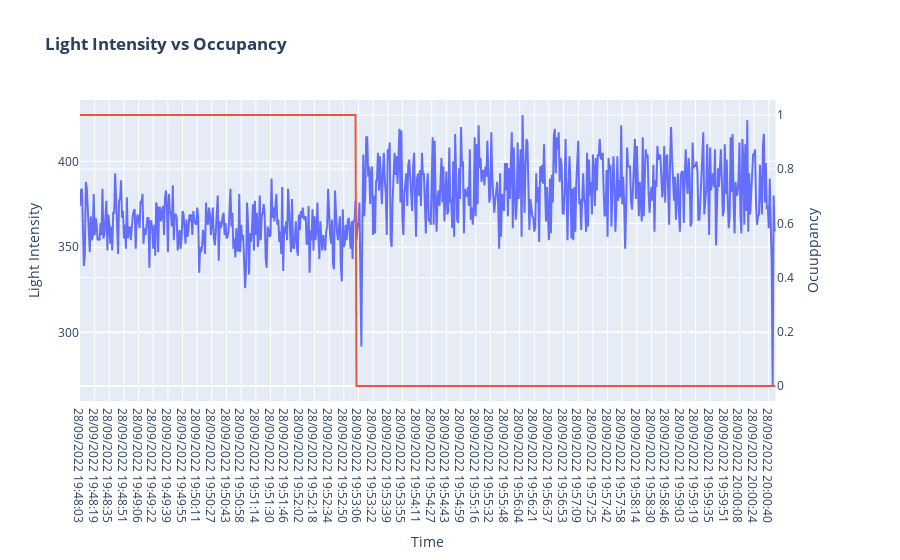

Write notebook code for a chart like this one.
### Code cell
fig = make_subplots(specs=[[{"secondary_y": True}]])
fig.add_trace(
    go.Scatter(x=data['time'], y=data['Light']),
    secondary_y=False,
)
fig.add_trace(
    go.Scatter(x=data['time'], y=data['label']),
    secondary_y=True)
fig.update_layout(
    title_text="<b>Light Intensity vs Occupancy</b>"
)

# Set x-axis title
fig.update_xaxes(title_text="Time")

# Set y-axes titles
fig.update_yaxes(title_text="Light Intensity", secondary_y=False)
fig.update_yaxes(title_text="Ocuuppancy", secondary_y=True)
fig.update_layout(showlegend=False)
fig.show()

### Figure 1 — Plotly figure (JSON) as saved in the notebook; plotly's stock layout.template omitted (floating-point values rounded to 4 significant figures; data arrays with more than 128 entries replaced by an {"elided": "..."} marker saying what was removed)
{"data": [{"type": "scatter", "x": {"elided": "713 str values"}, "xaxis": "x", "y": {"elided": "713 int values"}, "yaxis": "y"}, {"type": "scatter", "x": {"elided": "713 str values"}, "xaxis": "x", "y": {"elided": "713 int values"}, "yaxis": "y2"}], "layout": {"showlegend": false, "title": {"text": "<b>Light Intensity vs Occupancy</b>"}, "xaxis": {"anchor": "y", "domain": [0, 0.94], "title": {"text": "Time"}}, "yaxis": {"anchor": "x", "domain": [0, 1], "title": {"text": "Light Intensity"}}, "yaxis2": {"anchor": "x", "overlaying": "y", "side": "right", "title": {"text": "Ocuuppancy"}}}}
